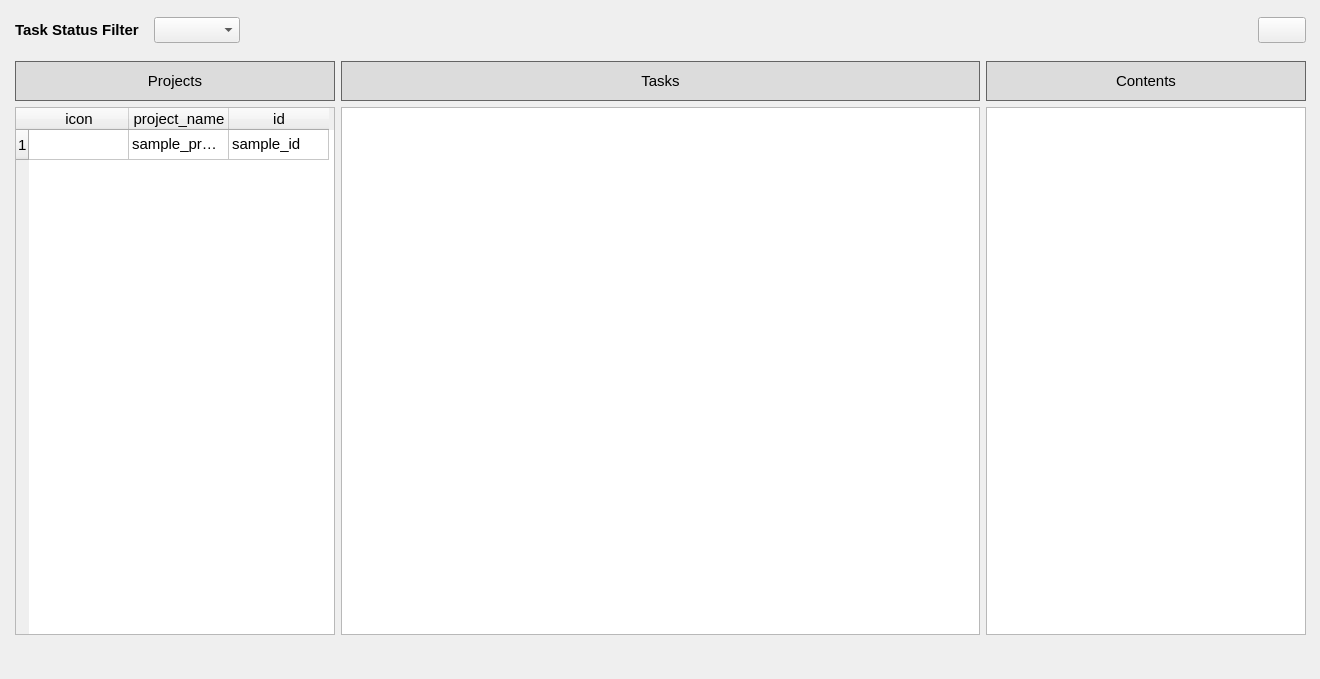
       <widget class="QWidget" name="tasksTab">
        <property name="font">
         <font>
          <pointsize>11</pointsize>
         </font>
        </property>
        <attribute name="title">
         <string>TASKS</string>
        </attribute>
        <widget class="QWidget" name="verticalLayoutWidget">
         <property name="geometry">
          <rect>
           <x>10</x>
           <y>10</y>
           <width>1301</width>
           <height>660</height>
          </rect>
         </property>
         <layout class="QVBoxLayout" name="verticalLayout_4" stretch="0,1">
          <property name="sizeConstraint">
           <enum>QLayout::SetDefaultConstraint</enum>
          </property>
          <property name="bottomMargin">
           <number>30</number>
          </property>
          <item>
           <layout class="QHBoxLayout" name="tabTopRow">
            <property name="spacing">
             <number>15</number>
            </property>
            <property name="leftMargin">
             <number>5</number>
            </property>
            <property name="topMargin">
             <number>0</number>
            </property>
            <property name="rightMargin">
             <number>5</number>
            </property>
            <property name="bottomMargin">
             <number>0</number>
            </property>
            <item>
             <widget class="QLabel" name="tasksHideTasksFilter">
              <property name="minimumSize">
               <size>
                <width>0</width>
                <height>40</height>
               </size>
              </property>
              <property name="font">
               <font>
                <pointsize>11</pointsize>
                <bold>true</bold>
                <kerning>true</kerning>
               </font>
              </property>
              <property name="text">
               <string>Task Status Filter</string>
              </property>
             </widget>
            </item>
            <item>
             <layout class="QHBoxLayout" name="tasksFilterBar">
              <property name="spacing">
               <number>15</number>
              </property>
              <property name="topMargin">
               <number>5</number>
              </property>
              <property name="rightMargin">
               <number>0</number>
              </property>
              <property name="bottomMargin">
               <number>5</number>
              </property>
              <item>
               <widget class="checkablecombobox" name="taskFilterComboBox"/>
              </item>
             </layout>
            </item>
            <item>
             <spacer name="horizontalSpacer_2">
              <property name="orientation">
               <enum>Qt::Horizontal</enum>
              </property>
              <property name="sizeHint" stdset="0">
               <size>
                <width>40</width>
                <height>20</height>
               </size>
              </property>
             </spacer>
            </item>
            <item>
             <widget class="QPushButton" name="buttonTasksFolder">
              <property name="sizePolicy">
               <sizepolicy hsizetype="Minimum" vsizetype="Fixed">
                <horstretch>0</horstretch>
                <verstretch>0</verstretch>
               </sizepolicy>
              </property>
              <property name="font">
               <font>
                <pointsize>11</pointsize>
               </font>
              </property>
              <property name="text">
               <string/>
              </property>
              <property name="icon">
               <iconset>
                <selectedon>ui/images/folder_icon.png</selectedon>
               </iconset>
              </property>
             </widget>
            </item>
           </layout>
          </item>
          <item>
           <layout class="QHBoxLayout" name="horizontalLayout_9" stretch="3,6,3">
            <property name="leftMargin">
             <number>5</number>
            </property>
            <property name="topMargin">
             <number>5</number>
            </property>
            <property name="rightMargin">
             <number>5</number>
            </property>
            <property name="bottomMargin">
             <number>5</number>
            </property>
            <item>
             <layout class="QVBoxLayout" name="verticalLayout_10">
              <property name="spacing">
               <number>6</number>
              </property>
              <item>
               <widget class="QLabel" name="labelTasksProjects">
                <property name="minimumSize">
                 <size>
                  <width>0</width>
                  <height>40</height>
                 </size>
                </property>
                <property name="font">
                 <font>
                  <pointsize>11</pointsize>
                  <bold>false</bold>
                 </font>
                </property>
                <property name="styleSheet">
                 <string notr="true">QLabel {
    background-color: rgb(220, 220, 220);
    border: 1px solid rgb(100, 100,100);
}</string>
                </property>
                <property name="text">
                 <string>Projects</string>
                </property>
                <property name="alignment">
                 <set>Qt::AlignCenter</set>
                </property>
               </widget>
              </item>
              <item>
               <widget class="QTableWidget" name="tableTaskProjects">
                <property name="sizePolicy">
                 <sizepolicy hsizetype="Expanding" vsizetype="Expanding">
                  <horstretch>0</horstretch>
                  <verstretch>0</verstretch>
                 </sizepolicy>
                </property>
                <property name="minimumSize">
                 <size>
                  <width>317</width>
                  <height>523</height>
                 </size>
                </property>
                <row>
                 <property name="text">
                  <string>1</string>
                 </property>
                </row>
                <column>
                 <property name="text">
                  <string>icon</string>
                 </property>
                </column>
                <column>
                 <property name="text">
                  <string>project_name</string>
                 </property>
                </column>
                <column>
                 <property name="text">
                  <string>id</string>
                 </property>
                </column>
                <item row="0" column="0">
                 <property name="text">
                  <string/>
                 </property>
                 <property name="textAlignment">
                  <set>AlignCenter</set>
                 </property>
                 <property name="icon">
                  <iconset>
                   <selectedon>ui/images/application_icon.png</selectedon>
                  </iconset>
                 </property>
                </item>
                <item row="0" column="1">
                 <property name="text">
                  <string>sample_project</string>
                 </property>
                </item>
                <item row="0" column="2">
                 <property name="text">
                  <string>sample_id</string>
                 </property>
                </item>
               </widget>
              </item>
             </layout>
            </item>
            <item>
             <layout class="QVBoxLayout" name="verticalLayout_12">
              <item>
               <widget class="QLabel" name="labelTasksTasks">
                <property name="minimumSize">
                 <size>
                  <width>0</width>
                  <height>40</height>
                 </size>
                </property>
                <property name="font">
                 <font>
                  <pointsize>11</pointsize>
                  <bold>false</bold>
                 </font>
                </property>
                <property name="styleSheet">
                 <string notr="true">QLabel {
    background-color: rgb(220, 220, 220);
    border: 1px solid rgb(100, 100,100);
}</string>
                </property>
                <property name="text">
                 <string>Tasks</string>
                </property>
                <property name="alignment">
                 <set>Qt::AlignCenter</set>
                </property>
               </widget>
              </item>
              <item>
               <widget class="QTableWidget" name="tableTasks"/>
              </item>
             </layout>
            </item>
            <item>
             <layout class="QVBoxLayout" name="verticalLayout_13">
              <item>
               <widget class="QLabel" name="labelTasksContents">
                <property name="minimumSize">
                 <size>
                  <width>0</width>
                  <height>40</height>
                 </size>
                </property>
                <property name="font">
                 <font>
                  <pointsize>11</pointsize>
                  <bold>false</bold>
                 </font>
                </property>
                <property name="styleSheet">
                 <string notr="true">QLabel {
    background-color: rgb(220, 220, 220);
    border: 1px solid rgb(100, 100,100);
}</string>
                </property>
                <property name="text">
                 <string>Contents</string>
                </property>
                <property name="alignment">
                 <set>Qt::AlignCenter</set>
                </property>
               </widget>
              </item>
              <item>
               <widget class="QListWidget" name="listTasksContents"/>
              </item>
             </layout>
            </item>
           </layout>
          </item>
         </layout>
        </widget>
       </widget>
